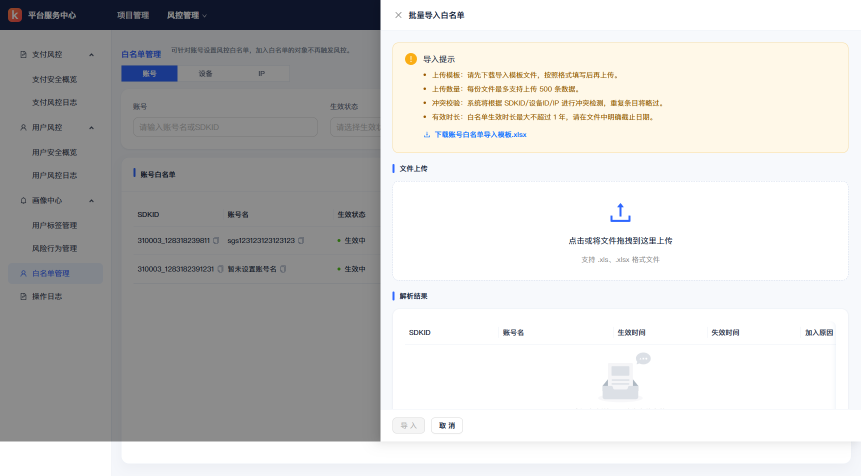
#> input picture .tmp/drawer-template-link.png, 1721 x 952 px (shown at 1/2 size)
$ python -i validate_design_image.py   (imports and definitions only)
#> lines starting #> are read from the running program, lines starting #| are printed output that depends on the picture; after the words box and inside, x2 and y2 are one past the last pixel; in counts of white or black regions, pixels touching at a corner belong together
from __future__ import annotations

import argparse
import json
import re
from dataclasses import asdict, dataclass
from pathlib import Path

import cv2
import numpy as np
from PIL import Image


@dataclass
class CheckResult:
    name: str
    passed: bool
    detail: str
    metrics: dict


def load_image(path: Path) -> np.ndarray:
    image = Image.open(path).convert("RGB")
    return np.array(image)


# [4 lines left out: function near_color, not called in this run]


def find_popup_rect(image: np.ndarray) -> tuple[int, int, int, int] | None:
    gray = cv2.cvtColor(image, cv2.COLOR_RGB2GRAY)
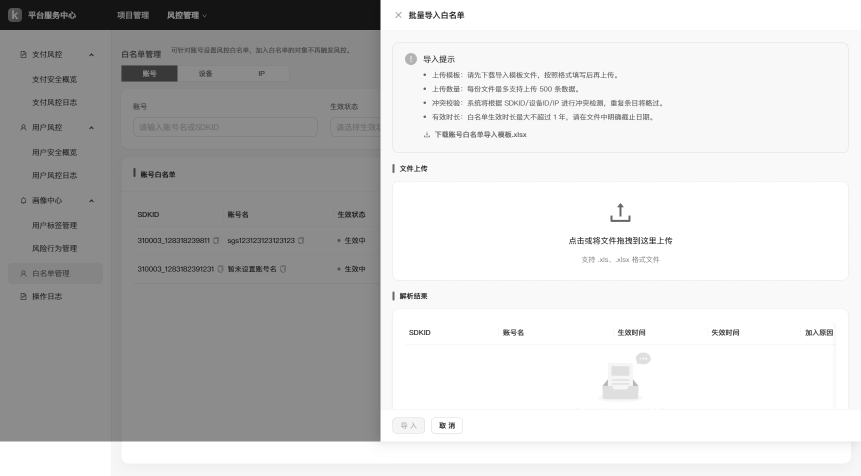
#> gray: shape (952, 1721) (shown at 1/2 size); min 18, max 255, mean 200.1
    mask = cv2.inRange(gray, 235, 255)
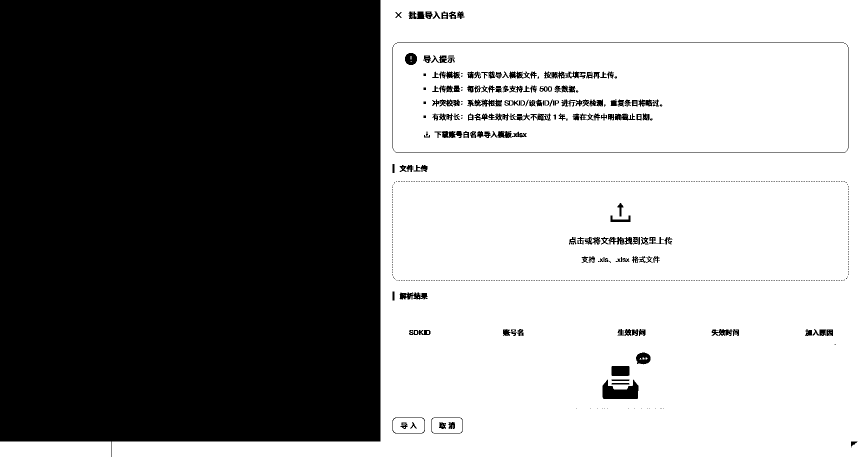
#> mask: shape (952, 1721) (shown at 1/2 size); 57.3% white; 638 black regions (476 under 20 px), largest, box (x1, y1, x2, y2) and area: (0, 0, 761, 914) 671994, (785, 85, 1697, 306) 2234, (1205, 759, 1277, 798) 1802
    kernel = np.ones((9, 9), np.uint8)
    mask = cv2.morphologyEx(mask, cv2.MORPH_CLOSE, kernel, iterations=2)
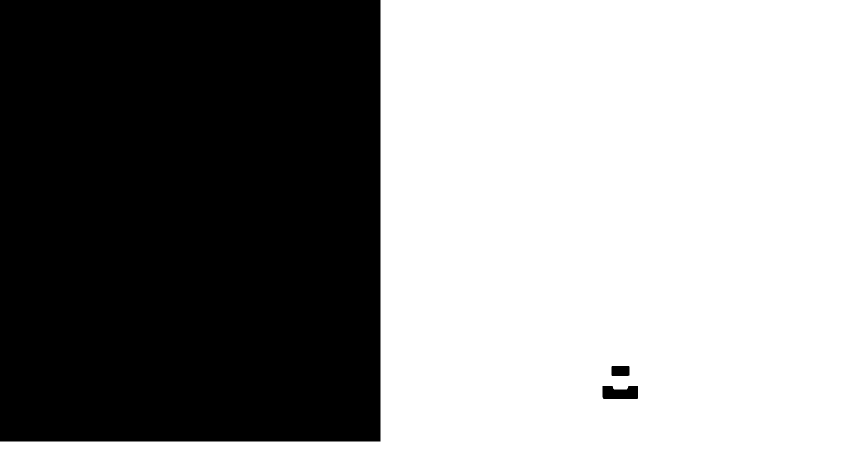
#> mask: shape (952, 1721) (shown at 1/2 size); 58.8% white; 3 black regions, box (x1, y1, x2, y2) and area: (0, 0, 761, 883) 671963, (1205, 772, 1276, 798) 1636, (1223, 732, 1259, 752) 715
    contours, _ = cv2.findContours(mask, cv2.RETR_EXTERNAL, cv2.CHAIN_APPROX_SIMPLE)
#> contours = 1 item
    h, w = gray.shape
#> h = 952; w = 1721
    candidates: list[tuple[int, int, int, int]] = []
    for contour in contours:
        x, y, cw, ch = cv2.boundingRect(contour)
        area_ratio = (cw * ch) / (w * h)
        if area_ratio < 0.18:
            continue
        if x <= 0 or y <= 0 or x + cw >= w - 1 or y + ch >= h - 1:
            continue
        candidates.append((x, y, cw, ch))
#> this loop made 1 pass
#> (x, y, cw, ch, area_ratio) on pass 1: (0, 0, 1721, 952, 1)
#> after the loop, candidates = []
    if not candidates:
        return None
    return max(candidates, key=lambda item: item[2] * item[3])


# [227 lines left out: functions detect_blue_markers, detect_pagination, detect_graph_center, main, not called in this run]


# [2 lines not run here, left out]

>>> import cv2
>>> picture = cv2.cvtColor(cv2.imread('../.tmp/drawer-template-link.png'), cv2.COLOR_BGR2RGB)
>>> result = find_popup_rect(picture)

$ run again, on .tmp/edit-modal-refined.png
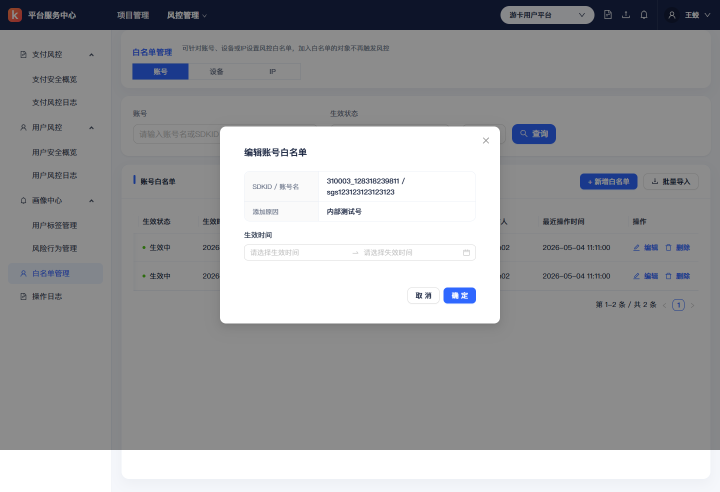
#> input picture .tmp/edit-modal-refined.png, 1440 x 983 px (shown at 1/2 size)
#> in find_popup_rect, `mask = cv2.inRange(gray, 235, 255)`:
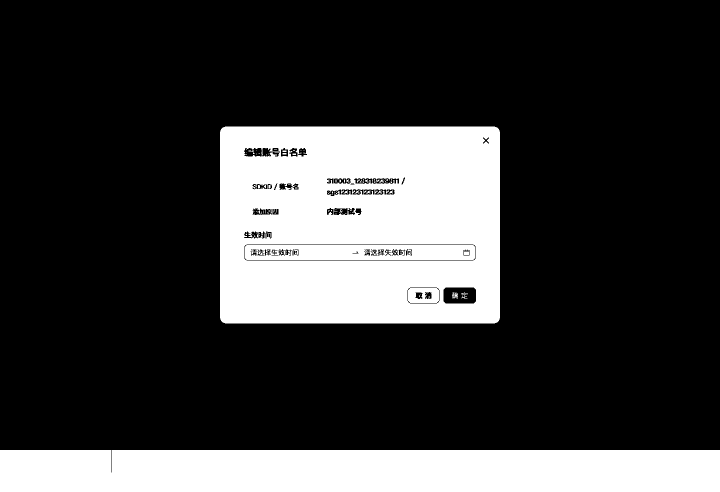
#> mask: shape (983, 1440) (shown at 1/2 size); 23.3% white; 118 white regions (100 under 20 px), largest, box (x1, y1, x2, y2) and area: (440, 253, 1000, 647) 209592, (0, 900, 1440, 983) 119475, (904, 585, 916, 597) 87
#> in find_popup_rect, `mask = cv2.morphologyEx(mask, cv2.MORPH_CLOSE, kernel, iterations=2)`:
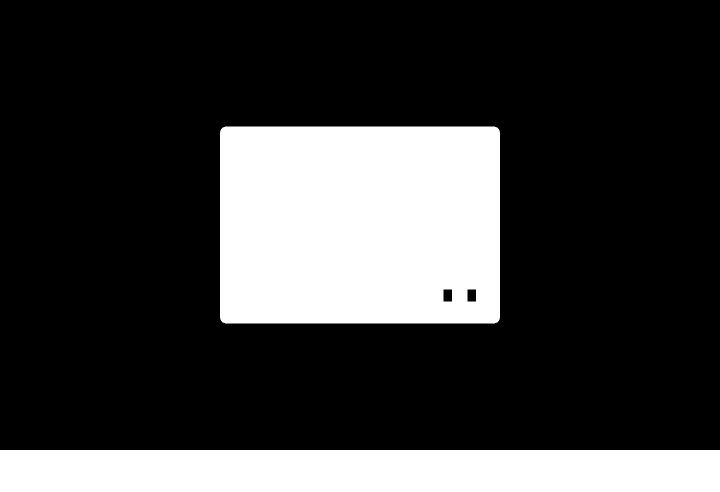
#> mask: shape (983, 1440) (shown at 1/2 size); 24% white; 2 white regions
#> contours = 2 contours; box (x1, y1, x2, y2) and area: (440, 253, 1000, 647) 219557, (0, 900, 1440, 983) 117998
#> the loop in find_popup_rect, `for contour in contours:` made 2 passes
#> (contour, x, y, cw, ch, area_ratio) on pass 1: ([[0, 900], [0, 982], [1439, 982], [1439, 900]], 0, 900, 1440, 83, 0.0844)
#> after the loop in find_popup_rect, `for contour in contours:`: candidates = []
